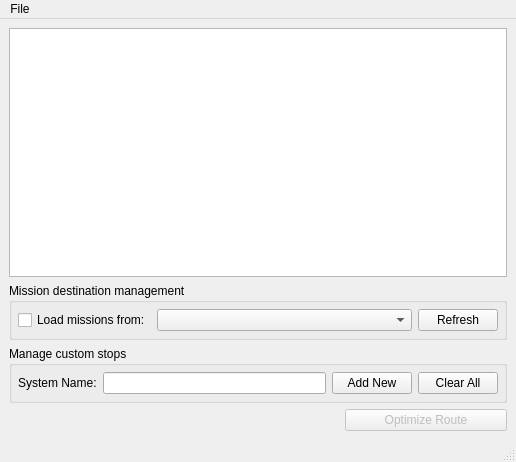
<?xml version="1.0" encoding="UTF-8"?>
<ui version="4.0">
 <class>MissionRouter</class>
 <widget class="QMainWindow" name="MissionRouter">
  <property name="geometry">
   <rect>
    <x>0</x>
    <y>0</y>
    <width>516</width>
    <height>462</height>
   </rect>
  </property>
  <property name="windowTitle">
   <string>Mission Target Router</string>
  </property>
  <widget class="QWidget" name="centralwidget">
   <layout class="QGridLayout" name="gridLayout">
    <item row="0" column="0" colspan="3">
     <widget class="QTableView" name="tableView">
      <property name="sizePolicy">
       <sizepolicy hsizetype="MinimumExpanding" vsizetype="MinimumExpanding">
        <horstretch>1</horstretch>
        <verstretch>1</verstretch>
       </sizepolicy>
      </property>
      <property name="minimumSize">
       <size>
        <width>444</width>
        <height>203</height>
       </size>
      </property>
     </widget>
    </item>
    <item row="9" column="2">
     <widget class="QPushButton" name="optimizeButton">
      <property name="enabled">
       <bool>false</bool>
      </property>
      <property name="text">
       <string>Optimize Route</string>
      </property>
     </widget>
    </item>
    <item row="4" column="0" colspan="3">
     <widget class="QGroupBox" name="groupBox">
      <property name="title">
       <string>Manage custom stops</string>
      </property>
      <layout class="QHBoxLayout" name="horizontalLayout">
       <property name="leftMargin">
        <number>6</number>
       </property>
       <property name="topMargin">
        <number>6</number>
       </property>
       <property name="rightMargin">
        <number>6</number>
       </property>
       <property name="bottomMargin">
        <number>6</number>
       </property>
       <item>
        <widget class="QLabel" name="label">
         <property name="text">
          <string>System Name:</string>
         </property>
        </widget>
       </item>
       <item>
        <widget class="NoBeepLineEdit" name="customSystem">
         <property name="sizePolicy">
          <sizepolicy hsizetype="Expanding" vsizetype="Fixed">
           <horstretch>1</horstretch>
           <verstretch>0</verstretch>
          </sizepolicy>
         </property>
        </widget>
       </item>
       <item>
        <widget class="QPushButton" name="pushButton">
         <property name="text">
          <string>Add New</string>
         </property>
        </widget>
       </item>
       <item>
        <widget class="QPushButton" name="pushButton_2">
         <property name="text">
          <string>Clear All</string>
         </property>
        </widget>
       </item>
      </layout>
     </widget>
    </item>
    <item row="2" column="0" colspan="3">
     <widget class="QGroupBox" name="groupBox_2">
      <property name="title">
       <string>Mission destination management</string>
      </property>
      <layout class="QHBoxLayout" name="horizontalLayout_2">
       <property name="leftMargin">
        <number>6</number>
       </property>
       <property name="topMargin">
        <number>6</number>
       </property>
       <property name="rightMargin">
        <number>6</number>
       </property>
       <property name="bottomMargin">
        <number>6</number>
       </property>
       <item>
        <widget class="QCheckBox" name="includeMissionSystems">
         <property name="text">
          <string>Load missions from:</string>
         </property>
        </widget>
       </item>
       <item>
        <widget class="QComboBox" name="commanders">
         <property name="sizePolicy">
          <sizepolicy hsizetype="Preferred" vsizetype="Fixed">
           <horstretch>10</horstretch>
           <verstretch>0</verstretch>
          </sizepolicy>
         </property>
        </widget>
       </item>
       <item>
        <widget class="QPushButton" name="refreshButton">
         <property name="text">
          <string>Refresh</string>
         </property>
        </widget>
       </item>
      </layout>
     </widget>
    </item>
   </layout>
  </widget>
  <widget class="QStatusBar" name="statusbar"/>
  <widget class="QMenuBar" name="menuBar">
   <property name="geometry">
    <rect>
     <x>0</x>
     <y>0</y>
     <width>516</width>
     <height>22</height>
    </rect>
   </property>
   <widget class="QMenu" name="menuFile">
    <property name="title">
     <string>File</string>
    </property>
    <addaction name="actionExport_as_CSV"/>
    <addaction name="actionExport_as_Tab_Separated"/>
    <addaction name="actionImport_Systems"/>
   </widget>
   <addaction name="menuFile"/>
  </widget>
  <action name="actionExport_as_CSV">
   <property name="text">
    <string>Export as CSV...</string>
   </property>
   <property name="shortcut">
    <string>Ctrl+S</string>
   </property>
  </action>
  <action name="actionExport_as_Tab_Separated">
   <property name="text">
    <string>Export as Tab Separated...</string>
   </property>
   <property name="shortcut">
    <string>Ctrl+Shift+S</string>
   </property>
  </action>
  <action name="actionImport_Systems">
   <property name="text">
    <string>Import Newline Separated...</string>
   </property>
   <property name="shortcut">
    <string>Ctrl+I</string>
   </property>
  </action>
 </widget>
 <customwidgets>
  <customwidget>
   <class>NoBeepLineEdit</class>
   <extends>QLineEdit</extends>
   <header location="global">src/NoBeepLineEdit.h</header>
  </customwidget>
 </customwidgets>
 <resources/>
 <connections>
  <connection>
   <sender>refreshButton</sender>
   <signal>clicked()</signal>
   <receiver>MissionRouter</receiver>
   <slot>refreshMissions()</slot>
   <hints>
    <hint type="sourcelabel">
     <x>461</x>
     <y>310</y>
    </hint>
    <hint type="destinationlabel">
     <x>467</x>
     <y>15</y>
    </hint>
   </hints>
  </connection>
  <connection>
   <sender>commanders</sender>
   <signal>activated(QString)</signal>
   <receiver>MissionRouter</receiver>
   <slot>updateMissionTable()</slot>
   <hints>
    <hint type="sourcelabel">
     <x>185</x>
     <y>308</y>
    </hint>
    <hint type="destinationlabel">
     <x>467</x>
     <y>19</y>
    </hint>
   </hints>
  </connection>
  <connection>
   <sender>optimizeButton</sender>
   <signal>clicked()</signal>
   <receiver>MissionRouter</receiver>
   <slot>optimizeRoute()</slot>
   <hints>
    <hint type="sourcelabel">
     <x>385</x>
     <y>411</y>
    </hint>
    <hint type="destinationlabel">
     <x>467</x>
     <y>14</y>
    </hint>
   </hints>
  </connection>
  <connection>
   <sender>pushButton</sender>
   <signal>clicked()</signal>
   <receiver>MissionRouter</receiver>
   <slot>addStop()</slot>
   <hints>
    <hint type="sourcelabel">
     <x>405</x>
     <y>388</y>
    </hint>
    <hint type="destinationlabel">
     <x>515</x>
     <y>13</y>
    </hint>
   </hints>
  </connection>
  <connection>
   <sender>pushButton_2</sender>
   <signal>clicked()</signal>
   <receiver>MissionRouter</receiver>
   <slot>clearCustom()</slot>
   <hints>
    <hint type="sourcelabel">
     <x>473</x>
     <y>371</y>
    </hint>
    <hint type="destinationlabel">
     <x>515</x>
     <y>13</y>
    </hint>
   </hints>
  </connection>
  <connection>
   <sender>includeMissionSystems</sender>
   <signal>clicked()</signal>
   <receiver>MissionRouter</receiver>
   <slot>updateMissionTable()</slot>
   <hints>
    <hint type="sourcelabel">
     <x>70</x>
     <y>313</y>
    </hint>
    <hint type="destinationlabel">
     <x>1516</x>
     <y>17</y>
    </hint>
   </hints>
  </connection>
  <connection>
   <sender>actionExport_as_CSV</sender>
   <signal>triggered()</signal>
   <receiver>MissionRouter</receiver>
   <slot>exportAsCSV()</slot>
   <hints>
    <hint type="sourcelabel">
     <x>257</x>
     <y>230</y>
    </hint>
    <hint type="destinationlabel">
     <x>257</x>
     <y>230</y>
    </hint>
   </hints>
  </connection>
  <connection>
   <sender>actionExport_as_Tab_Separated</sender>
   <signal>triggered()</signal>
   <receiver>MissionRouter</receiver>
   <slot>exportAsTabNewline()</slot>
   <hints>
    <hint type="sourcelabel">
     <x>-1</x>
     <y>-1</y>
    </hint>
    <hint type="destinationlabel">
     <x>257</x>
     <y>230</y>
    </hint>
   </hints>
  </connection>
  <connection>
   <sender>actionImport_Systems</sender>
   <signal>triggered()</signal>
   <receiver>MissionRouter</receiver>
   <slot>importSystems()</slot>
   <hints>
    <hint type="sourcelabel">
     <x>-1</x>
     <y>-1</y>
    </hint>
    <hint type="destinationlabel">
     <x>257</x>
     <y>230</y>
    </hint>
   </hints>
  </connection>
 </connections>
 <slots>
  <slot>refreshMissions()</slot>
  <slot>updateMissionTable()</slot>
  <slot>optimizeRoute()</slot>
  <slot>addStop()</slot>
  <slot>clearCustom()</slot>
  <slot>exportAsCSV()</slot>
  <slot>exportAsTabNewline()</slot>
  <slot>importSystems()</slot>
 </slots>
</ui>
